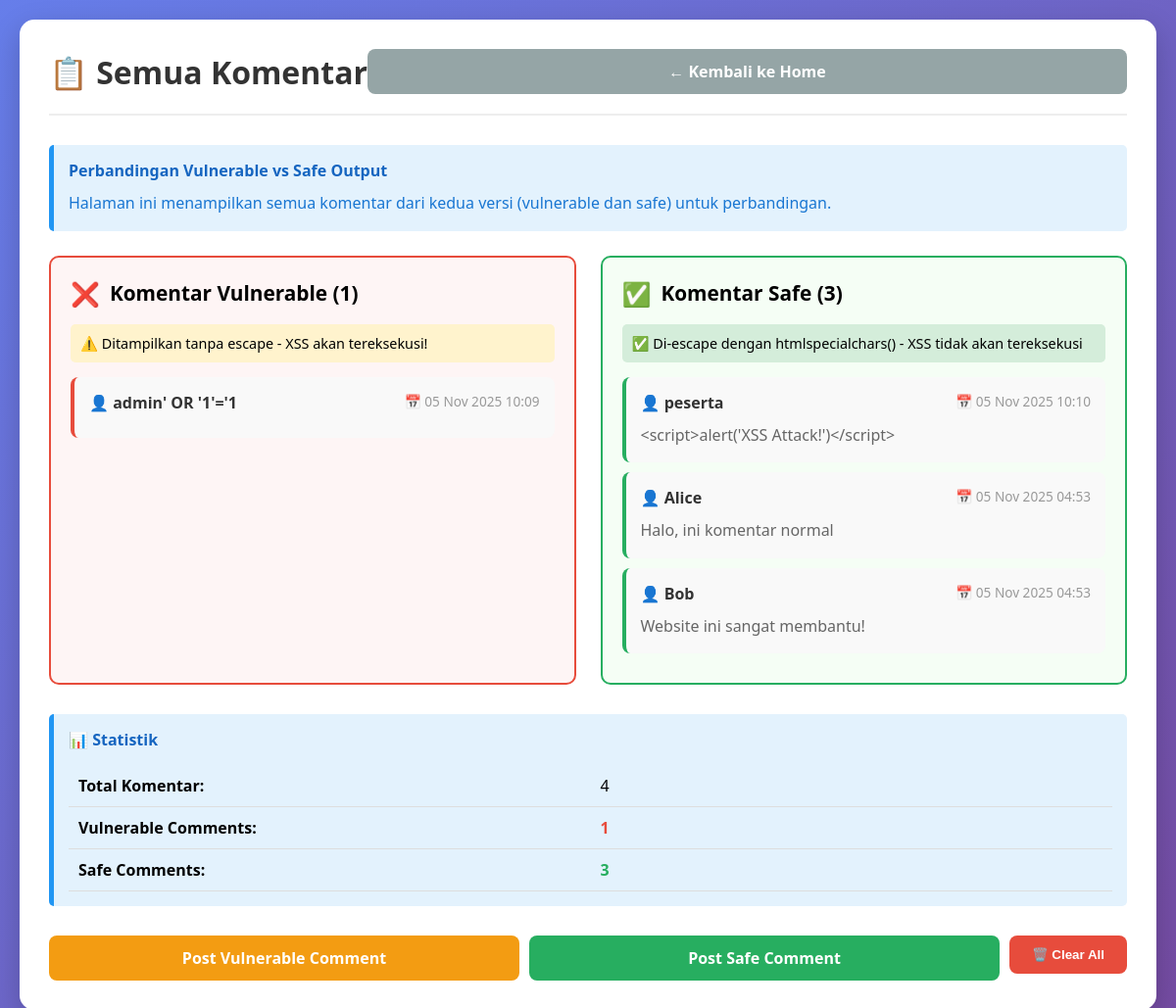
Screenshot of /xss/view_comments.php with the database file from the repository.
### tables this page shows
CREATE TABLE `comments` (
  `id` int(11) NOT NULL,
  `username` varchar(50) NOT NULL,
  `comment` text NOT NULL,
  `is_safe` tinyint(1) DEFAULT 0,
  `created_at` timestamp NOT NULL DEFAULT current_timestamp()
);

### config.php (called while the page is built, shortened)
<?php
function safe_output($string) {
    return htmlspecialchars($string, ENT_QUOTES, 'UTF-8');
}
?>

### xss/view_comments.php (the view, shortened to what this page needs)
<?php
require_once '../config.php';
$stmt = $pdo->query("SELECT * FROM comments ORDER BY created_at DESC");
$all_comments = $stmt->fetchAll();
$vulnerable_comments = array_filter($all_comments, fn($c) => $c['is_safe'] == 0);
$safe_comments = array_filter($all_comments, fn($c) => $c['is_safe'] == 1);
?>
<!DOCTYPE html>
<html lang="id">
<head>
    <link rel="stylesheet" href="../assets/css/style.css">
</head>
<body>
    <div class="container">
        <div class="lab-page">
            <div class="lab-header">
                <h1 class="lab-title">📋 Semua Komentar</h1>
                <a href="../index.php" class="btn btn-secondary">← Kembali ke Home</a>
            </div>
            <div class="info-box">
                <h4>Perbandingan Vulnerable vs Safe Output</h4>
                <p>Halaman ini menampilkan semua komentar dari kedua versi (vulnerable dan safe) untuk perbandingan.</p>
            </div>
            <div class="demo-section">
                <div class="demo-box vulnerable">
                    <div class="demo-header">
                        <span style="font-size: 1.5rem;">❌</span>
                        <h3>Komentar Vulnerable (<?= count($vulnerable_comments) ?>)</h3>
                    </div>
                    <div style="background: #fff3cd; padding: 10px; border-radius: 5px; margin-bottom: 15px; font-size: 0.9rem;">
                        ⚠️ Ditampilkan tanpa escape - XSS akan tereksekusi!
                    </div>
                    <?php if (empty($vulnerable_comments)): ?>
                        <p style="color: #999; text-align: center; padding: 20px;">Belum ada komentar vulnerable.</p>
                    <?php else: ?>
                        <?php foreach ($vulnerable_comments as $comment): ?>
                            <div class="comment-item" style="border-left-color: #e74c3c; margin-bottom: 10px;">
                                <div class="comment-header">
                                    <span class="comment-author">👤 <?= $comment['username'] ?></span>
                                    <span class="comment-date">📅 <?= date('d M Y H:i', strtotime($comment['created_at'])) ?></span>
                                </div>
                            </div>
                        <?php endforeach; ?>
                    <?php endif; ?>
                </div>
                <div class="demo-box safe">
                    <div class="demo-header">
                        <span style="font-size: 1.5rem;">✅</span>
                        <h3>Komentar Safe (<?= count($safe_comments) ?>)</h3>
                    </div>
                    <div style="background: #d4edda; padding: 10px; border-radius: 5px; margin-bottom: 15px; font-size: 0.9rem;">
                        ✅ Di-escape dengan htmlspecialchars() - XSS tidak akan tereksekusi
                    </div>
                    <?php if (empty($safe_comments)): ?>
                        <p style="color: #999; text-align: center; padding: 20px;">Belum ada komentar safe.</p>
                    <?php else: ?>
                        <?php foreach ($safe_comments as $comment): ?>
                            <div class="comment-item" style="border-left-color: #27ae60; margin-bottom: 10px;">
                                <div class="comment-header">
                                    <span class="comment-author">👤 <?= safe_output($comment['username']) ?></span>
                                    <span class="comment-date">📅 <?= date('d M Y H:i', strtotime($comment['created_at'])) ?></span>
                                </div>
                                <div class="comment-body">
                                    <?= safe_output($comment['comment']) ?>
                                </div>
                            </div>
                        <?php endforeach; ?>
                    <?php endif; ?>
                </div>
            </div>
            <div class="info-box" style="margin-top: 30px;">
                <h4>📊 Statistik</h4>
                <table class="data-table">
                    <tr>
                        <td style="width: 50%;"><strong>Total Komentar:</strong></td>
                        <td><?= count($all_comments) ?></td>
                    </tr>
                    <tr>
                        <td><strong>Vulnerable Comments:</strong></td>
                        <td style="color: #e74c3c; font-weight: 600;"><?= count($vulnerable_comments) ?></td>
                    </tr>
                    <tr>
                        <td><strong>Safe Comments:</strong></td>
                        <td style="color: #27ae60; font-weight: 600;"><?= count($safe_comments) ?></td>
                    </tr>
                </table>
            </div>
            <div style="margin-top: 30px; text-align: center; display: flex; gap: 10px; justify-content: center; flex-wrap: wrap;">
                <a href="comment_vulnerable.php" class="btn btn-warning">Post Vulnerable Comment</a>
                <a href="comment_safe.php" class="btn btn-success">Post Safe Comment</a>
                <?php if (!empty($all_comments)): ?>
                    <form method="POST" action="?clearall=1" style="display: inline;">
                        <button type="submit" class="btn btn-danger" onclick="return confirm('Hapus semua komentar?')">🗑️ Clear All</button>
                    </form>
                <?php endif; ?>
            </div>
        </div>
    </div>
</body>
</html>

### assets/css/style.css (style rules this page uses)
* { margin: 0; padding: 0; box-sizing: border-box; }
body { font-family: 'Segoe UI', Tahoma, Geneva, Verdana, sans-serif; background: linear-gradient(135deg, #667eea 0%, #764ba2 100%); min-height: 100vh; padding: 20px; }
.container { max-width: 1200px; margin: 0 auto; }
.btn { padding: 12px 20px; border: none; border-radius: 8px; text-decoration: none; font-weight: 600; cursor: pointer; transition: all 0.3s ease; text-align: center; flex: 1; min-width: 120px; }
.btn-danger { background: #e74c3c; color: white; }
.btn-warning { background: #f39c12; color: white; }
.btn-success { background: #27ae60; color: white; }
.btn-secondary { background: #95a5a6; color: white; }
.lab-page { background: white; border-radius: 15px; padding: 30px; margin-bottom: 20px; box-shadow: 0 10px 30px rgba(0, 0, 0, 0.2); }
.lab-header { display: flex; justify-content: space-between; align-items: center; margin-bottom: 30px; padding-bottom: 20px; border-bottom: 2px solid #eee; }
.lab-title { font-size: 2rem; color: #333; }
.info-box { background: #e3f2fd; border-left: 5px solid #2196f3; padding: 15px; margin-bottom: 25px; border-radius: 5px; }
.info-box h4 { color: #1565c0; margin-bottom: 10px; }
.info-box p { color: #1976d2; line-height: 1.6; }
.demo-section { display: grid; grid-template-columns: repeat(auto-fit, minmax(400px, 1fr)); gap: 25px; margin-bottom: 25px; }
.demo-box { border: 2px solid #ddd; border-radius: 10px; padding: 20px; }
.demo-box.vulnerable { border-color: #e74c3c; background: #fef5f5; }
.demo-box.safe { border-color: #27ae60; background: #f5fef5; }
.demo-header { display: flex; align-items: center; gap: 10px; margin-bottom: 15px; }
.demo-header h3 { font-size: 1.3rem; }
.data-table { width: 100%; border-collapse: collapse; margin-top: 15px; }
.data-table th, .data-table td { padding: 10px; text-align: left; border-bottom: 1px solid #ddd; }
.comment-item { background: #f9f9f9; padding: 15px; border-radius: 8px; margin-bottom: 15px; border-left: 4px solid #667eea; }
.comment-header { display: flex; justify-content: space-between; margin-bottom: 10px; }
.comment-author { font-weight: 600; color: #333; }
.comment-date { font-size: 0.85rem; color: #999; }
.comment-body { color: #666; line-height: 1.6; }

### rows the page displays
comments: username "admin' OR '1'='1", created_at "05 Nov 2025 10:09"
comments: username "peserta", created_at "05 Nov 2025 10:10", comment "<script>alert('XSS Attack!')</script>"
comments: username "Alice", created_at "05 Nov 2025 04:53", comment "Halo, ini komentar normal"
comments: username "Bob", created_at "05 Nov 2025 04:53", comment "Website ini sangat membantu!"

### other values shown
count($vulnerable_comments) "1"
count($safe_comments) "3"
count($all_comments) "4"
